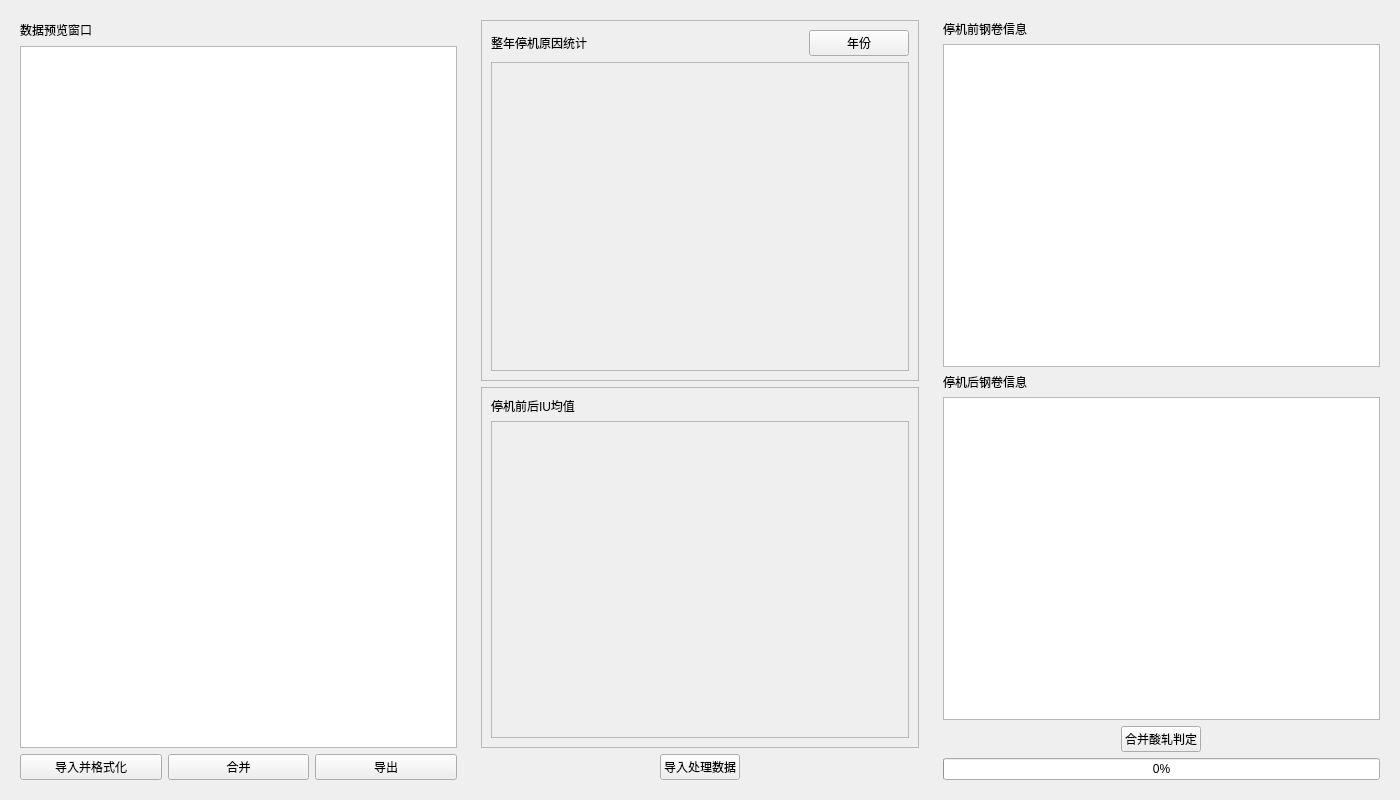
<?xml version="1.0" encoding="UTF-8"?>
<ui version="4.0">
 <class>StopInterface</class>
 <widget class="QWidget" name="StopInterface">
  <property name="geometry">
   <rect>
    <x>0</x>
    <y>0</y>
    <width>1400</width>
    <height>800</height>
   </rect>
  </property>
  <property name="windowTitle">
   <string>停机数据分析</string>
  </property>
  <layout class="QGridLayout" name="gridLayout" columnstretch="2,2,2" columnminimumwidth="0,0,0">
   <item row="0" column="2">
    <widget class="CardWidget" name="CardWidget_2">
     <layout class="QVBoxLayout" name="verticalLayout_2">
      <item>
       <widget class="SubtitleLabel" name="SubtitleLabel_4">
        <property name="text">
         <string>停机前钢卷信息</string>
        </property>
       </widget>
      </item>
      <item>
       <widget class="TableView" name="TableView_2"/>
      </item>
      <item>
       <widget class="SubtitleLabel" name="SubtitleLabel_5">
        <property name="text">
         <string>停机后钢卷信息</string>
        </property>
       </widget>
      </item>
      <item>
       <widget class="TableView" name="TableView_3"/>
      </item>
      <item alignment="Qt::AlignHCenter">
       <widget class="PushButton" name="mergeOnlineTablePushButton">
        <property name="text">
         <string>合并酸轧判定</string>
        </property>
        <property name="icon">
         <iconset resource="../../../../../../anaconda3/envs/GUI/Lib/site-packages/qtResource/resource.qrc">
          <normaloff>:/icons/icons/format.png</normaloff>:/icons/icons/format.png</iconset>
        </property>
       </widget>
      </item>
      <item>
       <widget class="QProgressBar" name="ProgressBar">
        <property name="value">
         <number>0</number>
        </property>
       </widget>
      </item>
     </layout>
    </widget>
   </item>
   <item row="0" column="0">
    <widget class="CardWidget" name="CardWidget">
     <layout class="QVBoxLayout" name="verticalLayout_5">
      <item>
       <layout class="QHBoxLayout" name="horizontalLayout_3">
        <item>
         <widget class="SubtitleLabel" name="SubtitleLabel">
          <property name="text">
           <string>数据预览窗口</string>
          </property>
         </widget>
        </item>
        <item>
         <spacer name="horizontalSpacer">
          <property name="orientation">
           <enum>Qt::Horizontal</enum>
          </property>
          <property name="sizeType">
           <enum>QSizePolicy::Expanding</enum>
          </property>
          <property name="sizeHint" stdset="0">
           <size>
            <width>300</width>
            <height>20</height>
           </size>
          </property>
         </spacer>
        </item>
       </layout>
      </item>
      <item>
       <widget class="TableView" name="TableView"/>
      </item>
      <item>
       <layout class="QHBoxLayout" name="horizontalLayout_2">
        <item>
         <widget class="PushButton" name="importRawDataPushButton">
          <property name="text">
           <string>导入并格式化</string>
          </property>
          <property name="icon">
           <iconset resource="../../../../../../anaconda3/envs/GUI/Lib/site-packages/qtResource/resource.qrc">
            <normaloff>:/icons/icons/导入.png</normaloff>:/icons/icons/导入.png</iconset>
          </property>
         </widget>
        </item>
        <item>
         <widget class="PushButton" name="concatDataPushButton">
          <property name="text">
           <string>合并</string>
          </property>
          <property name="icon">
           <iconset resource="../../../../../../anaconda3/envs/GUI/Lib/site-packages/qtResource/resource.qrc">
            <normaloff>:/icons/icons/数据集合并.png</normaloff>:/icons/icons/数据集合并.png</iconset>
          </property>
         </widget>
        </item>
        <item>
         <widget class="PushButton" name="exportPushButton">
          <property name="text">
           <string>导出</string>
          </property>
          <property name="icon">
           <iconset resource="../../../../../../anaconda3/envs/GUI/Lib/site-packages/qtResource/resource.qrc">
            <normaloff>:/icons/icons/导出.png</normaloff>:/icons/icons/导出.png</iconset>
          </property>
         </widget>
        </item>
       </layout>
      </item>
     </layout>
    </widget>
   </item>
   <item row="0" column="1">
    <widget class="CardWidget" name="CardWidget_3">
     <layout class="QVBoxLayout" name="verticalLayout_4" stretch="1,1,0">
      <item>
       <widget class="QFrame" name="frame">
        <property name="frameShape">
         <enum>QFrame::StyledPanel</enum>
        </property>
        <property name="frameShadow">
         <enum>QFrame::Raised</enum>
        </property>
        <layout class="QGridLayout" name="gridLayout_2">
         <item row="0" column="0">
          <widget class="SubtitleLabel" name="SubtitleLabel_2">
           <property name="text">
            <string>整年停机原因统计</string>
           </property>
          </widget>
         </item>
         <item row="0" column="1">
          <widget class="ComboBox" name="ComboBox">
           <property name="sizePolicy">
            <sizepolicy hsizetype="Preferred" vsizetype="Fixed">
             <horstretch>0</horstretch>
             <verstretch>0</verstretch>
            </sizepolicy>
           </property>
           <property name="maximumSize">
            <size>
             <width>100</width>
             <height>16777215</height>
            </size>
           </property>
           <property name="text">
            <string>年份</string>
           </property>
          </widget>
         </item>
         <item row="1" column="0" colspan="2">
          <widget class="QFrame" name="frame_3">
           <property name="frameShape">
            <enum>QFrame::StyledPanel</enum>
           </property>
           <property name="frameShadow">
            <enum>QFrame::Raised</enum>
           </property>
           <layout class="QHBoxLayout" name="horizontalLayout">
            <property name="leftMargin">
             <number>0</number>
            </property>
            <property name="topMargin">
             <number>0</number>
            </property>
            <property name="rightMargin">
             <number>0</number>
            </property>
            <property name="bottomMargin">
             <number>0</number>
            </property>
            <item>
             <layout class="QVBoxLayout" name="verticalLayout_6"/>
            </item>
           </layout>
          </widget>
         </item>
        </layout>
       </widget>
      </item>
      <item>
       <widget class="QFrame" name="frame_2">
        <property name="frameShape">
         <enum>QFrame::StyledPanel</enum>
        </property>
        <property name="frameShadow">
         <enum>QFrame::Raised</enum>
        </property>
        <layout class="QVBoxLayout" name="verticalLayout">
         <item>
          <widget class="SubtitleLabel" name="SubtitleLabel_3">
           <property name="text">
            <string>停机前后IU均值</string>
           </property>
          </widget>
         </item>
         <item>
          <widget class="QFrame" name="frame_4">
           <property name="sizePolicy">
            <sizepolicy hsizetype="Preferred" vsizetype="Expanding">
             <horstretch>0</horstretch>
             <verstretch>0</verstretch>
            </sizepolicy>
           </property>
           <property name="frameShape">
            <enum>QFrame::StyledPanel</enum>
           </property>
           <property name="frameShadow">
            <enum>QFrame::Raised</enum>
           </property>
           <layout class="QVBoxLayout" name="verticalLayout_3">
            <property name="leftMargin">
             <number>0</number>
            </property>
            <property name="topMargin">
             <number>0</number>
            </property>
            <property name="rightMargin">
             <number>0</number>
            </property>
            <property name="bottomMargin">
             <number>0</number>
            </property>
            <item>
             <layout class="QVBoxLayout" name="verticalLayout_7"/>
            </item>
           </layout>
          </widget>
         </item>
        </layout>
       </widget>
      </item>
      <item alignment="Qt::AlignHCenter">
       <widget class="PushButton" name="importProcessDataPushButton">
        <property name="text">
         <string>导入处理数据</string>
        </property>
        <property name="icon">
         <iconset resource="../../../../../../anaconda3/envs/GUI/Lib/site-packages/qtResource/resource.qrc">
          <normaloff>:/icons/icons/导入.png</normaloff>:/icons/icons/导入.png</iconset>
        </property>
       </widget>
      </item>
     </layout>
    </widget>
   </item>
  </layout>
 </widget>
 <customwidgets>
  <customwidget>
   <class>ComboBox</class>
   <extends>QPushButton</extends>
   <header>qfluentwidgets</header>
  </customwidget>
  <customwidget>
   <class>PushButton</class>
   <extends>QPushButton</extends>
   <header>qfluentwidgets</header>
  </customwidget>
  <customwidget>
   <class>CardWidget</class>
   <extends>QFrame</extends>
   <header>qfluentwidgets</header>
   <container>1</container>
  </customwidget>
  <customwidget>
   <class>SubtitleLabel</class>
   <extends>QLabel</extends>
   <header>qfluentwidgets</header>
  </customwidget>
  <customwidget>
   <class>TableView</class>
   <extends>QTableView</extends>
   <header>qfluentwidgets</header>
  </customwidget>
 </customwidgets>
 <resources>
  <include location="../../../../../../anaconda3/envs/GUI/Lib/site-packages/qtResource/resource.qrc"/>
 </resources>
 <connections/>
</ui>
